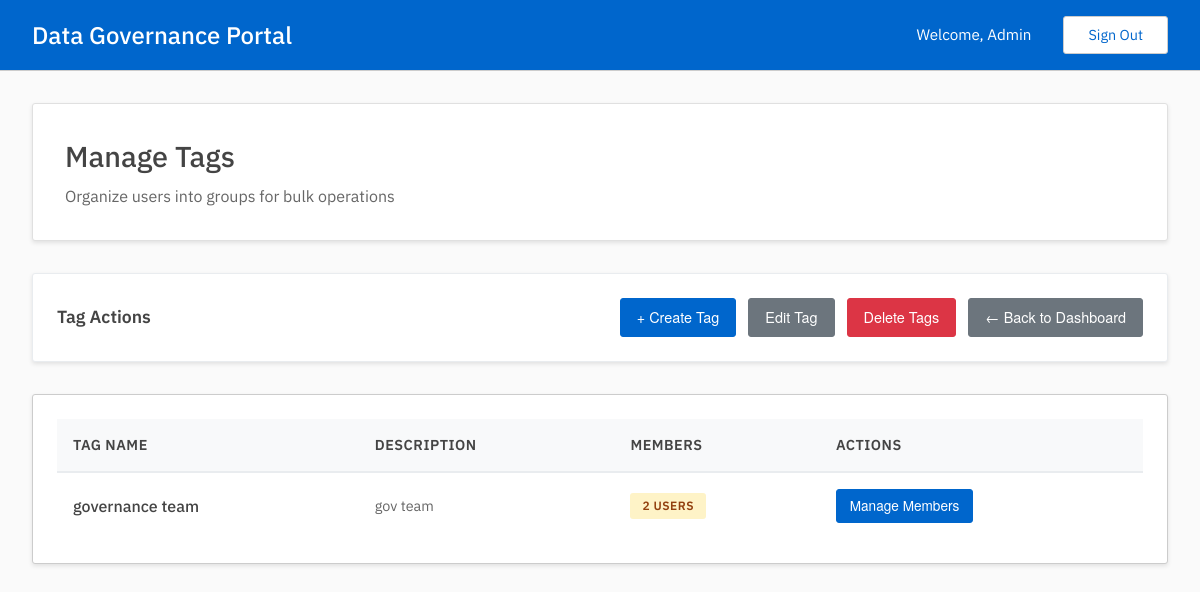
Screenshot of /admin/manage_tags (signed in) with the database file from the repository.
### tables this page shows
CREATE TABLE tags(
        uuid TEXT UNIQUE NOT NULL PRIMARY KEY,
        name TEXT NOT NULL UNIQUE,
        description TEXT,
        members TEXT
        );

### admin.py (the view)
@admin.route('/manage_tags', methods=['GET'])
@admin_required
def manage_tags():
    tags_result = get_tags_with_member_count()
    tags = tags_result['data'] if tags_result['status'] == '200' else []
    return render_template('admin/manage_tags/hub.html', tags=tags)

### auth.py (called while the page is built)
def admin_required(f):
    @wraps(f)
    def wrap(*args, **kwargs):
        if session['user']['is_admin']:
            return f(*args, **kwargs)
        else:
            print("403: User is not an admin.")
            return redirect(url_for('user.dashboard'))
    return wrap

### db.py (called while the page is built)
def get_conn_curs():
    conn = sqlite3.connect(DATABASE)
    conn.row_factory = sqlite3.Row
    curs = conn.cursor()
    curs.execute("PRAGMA foreign_keys = ON")
    return conn, curs

def commit_close(conn, curs):
    conn.commit()
    curs.close()
    conn.close()

def get_tags_with_member_count():
    conn, curs = get_conn_curs()
    curs.execute("""
        SELECT *,
               CASE
                   WHEN members IS NULL OR members = '' THEN 0
                   ELSE LENGTH(members) - LENGTH(REPLACE(members, ',', '')) + 1
               END as member_count
        FROM tags
        ORDER BY name
    """)
    tags = curs.fetchall()
    commit_close(conn, curs)
    return {
        "status": "200",
        "message": "Tags with member count found successfully",
        "data": [dict(tag) for tag in tags]
    }

### templates/admin/manage_tags/hub.html (shortened to what this page needs)
{% extends "base.html" %}
{% block content %}
<div class="dashboard-header">
    <h2>Manage Tags</h2>
    <p>Organize users into groups for bulk operations</p>
</div>
<div class="quick-actions">
    <h3 class="quick-actions-title">Tag Actions</h3>
    <div class="quick-actions-buttons">
        <a href="{{ url_for('admin.create_tag') }}" class="btn btn-action">
            + Create Tag
        </a>
        <a href="{{ url_for('admin.edit_tag') }}" class="btn btn-secondary">
            Edit Tag
        </a>
        <a href="{{ url_for('admin.delete_tag') }}" class="btn btn-danger">
            Delete Tags
        </a>
        <a href="{{ url_for('admin.dashboard') }}" class="btn btn-secondary">
            ← Back to Dashboard
        </a>
    </div>
</div>
<div class="table-container">
    {% if tags %}
    <table class="data-table">
        <thead>
            <tr>
                <th>Tag Name</th>
                <th>Description</th>
                <th>Members</th>
                <th>Actions</th>
            </tr>
        </thead>
        <tbody>
            {% for tag in tags %}
            <tr>
                <td>
                    <div style="font-weight: 500;">{{ tag["name"] }}</div>
                </td>
                <td>
                    <div style="color: #666; font-size: 0.9rem;">
                        {{ tag["description"] or "No description" }}
                    </div>
                </td>
                <td>
                    <span class="status-badge status-pending">
                        {{ tag["member_count"] }} user{{ 's' if tag["member_count"] != 1 else '' }}
                    </span>
                </td>
                <td>
                    <div class="action-buttons">
                        <a href="{{ url_for('admin.manage_tag_members', tag_uuid=tag['uuid']) }}"
                           class="btn btn-action"
                           style="padding: 0.4rem 0.8rem; font-size: 0.85rem;">
                            Manage Members
                        </a>
                    </div>
                </td>
            </tr>
            {% endfor %}
        </tbody>
    </table>
    {% else %}
    <div class="empty-state">
        <div class="empty-state-icon">🏷️</div>
        <p class="empty-state-text">No tags found. Create your first tag to organize users.</p>
    </div>
    {% endif %}
</div>
{% endblock %}

### static/styles.css (style rules this page uses)
* { margin: 0; padding: 0; box-sizing: border-box; }
body { font-family: 'IBM Plex Sans'; color: #444; line-height: 1.42; min-height: 100vh; display: flex; flex-direction: column; background-color: #fafafa; }
.dashboard-header { background-color: white; padding: 2rem; border-radius: 3px; margin-bottom: 2rem; box-shadow: rgba(0,0,0,0.1) 0 2px 4px; border: 1px solid #e0e0e0; }
.dashboard-header h2 { color: #444; font-size: 1.8rem; margin-bottom: 0.5rem; font-weight: 500; }
.dashboard-header p { color: #666; font-size: 1rem; }
.table-container { background-color: white; border-radius: 3px; padding: 1.5rem; box-shadow: rgba(0,0,0,0.1) 0 2px 4px; border: 1px solid #ccc; overflow-x: auto; }
.data-table { width: 100%; border-collapse: collapse; }
.data-table th { background-color: #f8f9fa; color: #444; font-weight: 600; text-align: left; padding: 1rem; border-bottom: 2px solid #e9ecef; font-size: 0.9rem; text-transform: uppercase; letter-spacing: 0.5px; }
.data-table td { padding: 1rem; border-bottom: 1px solid #e9ecef; color: #444; }
.data-table tr:last-child td { border-bottom: none; }
.btn { padding: 0.5rem 1rem; border-radius: 3px; text-decoration: none; font-size: 0.9rem; cursor: pointer; transition: all 0.3s ease; border: 1px solid transparent; display: inline-block; text-align: center; font-family: 'Helvetica Neue', 'Helvetica', 'Arial', sans-serif; }
.btn-action { background-color: #06c; color: white; border-color: #06c; }
.btn-secondary { background-color: #6c757d; color: white; border-color: #6c757d; }
.btn-danger { background-color: #dc3545; color: white; border-color: #dc3545; }
.status-badge { display: inline-block; padding: 0.25rem 0.75rem; border-radius: 3px; font-size: 0.75rem; font-weight: 600; text-transform: uppercase; letter-spacing: 0.5px; }
.status-pending { background: #fef3c7; color: #92400e; }
.action-buttons { display: flex; gap: 0.5rem; align-items: center; }
.quick-actions { background: white; border-radius: 3px; padding: 1.5rem; margin-bottom: 2rem; box-shadow: rgba(0,0,0,0.1) 0 2px 4px; border: 1px solid #e9ecef; display: flex; justify-content: space-between; align-items: center; flex-wrap: wrap; gap: 1rem; }
.quick-actions-title { font-size: 1.1rem; font-weight: 600; color: #444; }
.quick-actions-buttons { display: flex; gap: 0.75rem; flex-wrap: wrap; }

### rows the page displays
tags: name "governance team", description "gov team", member_count "2", member_count "S"

### other values shown
{{ session['user']['name'] }} "Admin"
